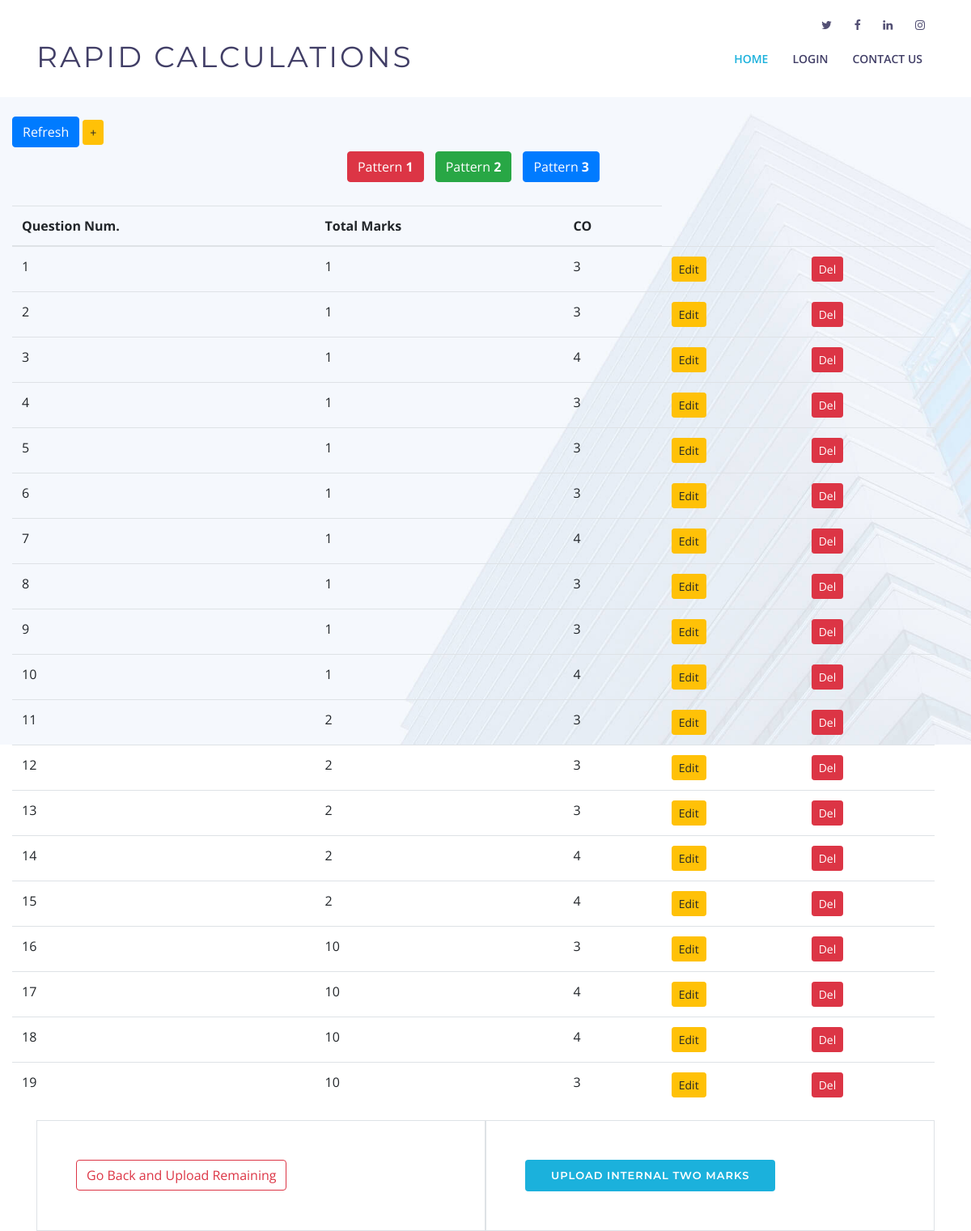
The page /upload/Subject/show_marks_internal_two/ on the database its author committed.
### pages/models.py (models this page shows, shortened)
class Total_marks(models.Model):
    qn_num = models.IntegerField(blank=False,
    validators=[MaxValueValidator(20), MinValueValidator(1)])
    marks_for_each_qn = models.IntegerField(blank=False,
    validators=[MaxValueValidator(10), MinValueValidator(1)])
    choices = (
        (1, 'CO1'),
        (2, 'CO2'),
        (3, 'CO3'),
        (4, 'CO4'),
        (5, 'CO5'),
        (6, 'CO6')
    )
    CO_for_each_qn = models.IntegerField(choices=choices, default = 1)
    class Meta:
        abstract = True

class Internal_two_Total_marks(Total_marks):
    pass

### pages/views.py (the view)
# urls.py: path('upload/Subject/show_marks_internal_two/', show_marks_internal_two, name="show_marks_internal_two"),
def show_marks_internal_two(request):
    return show_marks_attributes(request, Internal_two_Total_marks, "internal_two_marks.html")

### pages/views.py (called while the page is built)
def show_marks_attributes(request, model, html_file):
    target_stu_items = TargetCOStudent.objects.all()
    target_cls_iems = TargetCOClass.objects.all()
    items = model.objects.all()
    context = {
        'range' : range(1, Student_details.objects.count() + 1),
        'marks_items' : items,
        'target_co_stu' : target_stu_items,
        'target_co_cls' : target_cls_iems,
    }
    return render(request, html_file, context)

### templates/internal_two_marks.html (shortened to what this page needs)
<!DOCTYPE html>
<html lang="en">
<head>
  <link href="/static/pages/lib/bootstrap/css/bootstrap.min.css" rel="stylesheet">
  <link href="/static/pages/lib/font-awesome/css/font-awesome.min.css" rel="stylesheet">
  <link href="/static/pages/lib/animate/animate.min.css" rel="stylesheet">
  <link href="/static/pages/lib/ionicons/css/ionicons.min.css" rel="stylesheet">
  <link href="/static/pages/lib/owlcarousel/assets/owl.carousel.min.css" rel="stylesheet">
  <link href="/static/pages/lib/lightbox/css/lightbox.min.css" rel="stylesheet">
  <link rel="stylesheet" href="/static/pages/css/style.css" type="text/css">
</head>
<body>
  <header id="header">
    <div id="topbar">
      <div class="container">
        <div class="social-links">
          <a href="https://twitter.com/kctofficial?lang=en" class="twitter"><i class="fa fa-twitter"></i></a>
          <a href="https://www.facebook.com/KCT.edu/" class="facebook"><i class="fa fa-facebook"></i></a>
          <a href="https://in.linkedin.com/school/kct/" class="linkedin"><i class="fa fa-linkedin"></i></a>
          <a href="https://www.instagram.com/kct_84/?hl=en" class="instagram"><i class="fa fa-instagram"></i></a>
        </div>
      </div>
    </div>
    <div class="container">
      <div class="logo float-left">
        <h1 class="text-light"><a href="#intro" class="scrollto"><span>Rapid Calculations</span></a></h1>
      </div>
      <nav class="main-nav float-right d-none d-lg-block">
        <ul>
          <li class="active"><a href="{% url 'home' %}">Home</a></li>
          <li><a href="{% url 'login' %}">Login</a></li>
          <li><a href="#footer">Contact Us</a></li>
        </ul>
      </nav>
    </div>
  </header>
  <br><br><br><br><br>
  <section id="intro">
    <div class="container">
    <div class="row">
        <div class="row table-responsive">
          <br>
          <div class="button">
            <a href="{% url 'show_marks_internal_two' %}" class="btn btn-primary btn-md" role="button"> Refresh</a>
            <a href="{% url 'add_marks_internal_two' %}" class="btn btn-warning btn-sm" role="button"> +</a>
            <div class="text-center">
            <a href="{% url 'pattern_one_internal_two' %}" class="btn btn-danger btn-md" role="button" style="margin:5px;"> Pattern <strong>1</strong></a>
            <a href="#" class="btn btn-success btn-md" role="button" style="margin:5px;"> Pattern <strong>2</strong></a>
            <a href="#" class="btn btn-primary btn-md" role="button" style="margin:5px;"> Pattern <strong>3</strong></a>
          </div>
          </div>
          <br>
            <table class="table table-hover table-stripped">
              <thead>
                <tr>
                  <th>Question Num.</th>
                  <th>Total Marks</th>
                  <th>CO</th>
                </tr>
              </thead>
              <tbody>
                  {% for item in marks_items %}
                  <tr>
                    <td> {{ item.qn_num }}</td>
                    <td>{{ item.marks_for_each_qn }}</td>
                      <td>{{ item.CO_for_each_qn }}</td>
                    <td>
                      <a href="{% url 'edit_marks_internal_two' item.pk %}" class="btn btn-warning btn-sm" role="button"> Edit</a>
                    </td>
                    <td>
                      <a href="{% url 'del_marks_internal_two' item.pk %}" class="btn btn-danger btn-sm" role="button"> Del</a>
                    </td>
                  </tr>
                  {% endfor %}
              </tbody>
            </table>
      </div>
      <div class="container d-flex h-100">
        <div class="col-md-6 intro-info order-md-first order-last p-5 border">
          <a href="{% url 'select_sub' %}" class="btn btn-outline-danger scrollto"> Go Back and Upload Remaining </a>
        </div>
        <div class="col-md-6 intro-info order-md-first order-last p-5 border">
          <a href="{% url 'upload_internal_two' %}" class="btn-get-started scrollto"> Upload Internal Two Marks </a>
        </div>
      </div>
  </section>
<br><br><br><br><br>
  </body>
  </html>

### static/pages/css/style.css (style rules this page uses)
body { background: #fff; color: #444; font-family: "Open Sans", sans-serif; }
a { color: #1bb1dc; transition: 0.5s; }
h1, h2, h3, h4, h5, h6 { font-family: "Montserrat", sans-serif; font-weight: 400; margin: 0 0 20px 0; padding: 0; }
#topbar { padding: 0 0 10px 0; font-size: 14px; transition: all 0.5s; }
#topbar .social-links { text-align: right; }
#topbar .social-links a { color: #535074; padding: 4px 12px; display: inline-block; line-height: 1px; }
#topbar .social-links a:first-child { border-left: 0; }
#header { height: 110px; transition: all 0.5s; z-index: 997; transition: all 0.5s; padding: 20px 0; position: fixed; left: 0; top: 0; right: 0; transition: all 0.5s; z-index: 997; }
#header .logo h1 { font-size: 36px; margin: 0; padding: 0; line-height: 1; font-weight: 400; letter-spacing: 3px; text-transform: uppercase; }
#header .logo h1 a, #header .logo h1 a:hover { color: #413e66; text-decoration: none; }
#intro { width: 100%; height: 100vh; position: relative; background: #f5f8fd url("../img/intro-bg.jpg") center top no-repeat; background-size: cover; }
#intro .intro-info .btn-get-started, #intro .intro-info .btn-services { font-family: "Montserrat", sans-serif; font-size: 13px; font-weight: 600; text-transform: uppercase; letter-spacing: 1px; display: inline-block; padding: 10px 32px; border-radius: 4px; transition: 0.5s; color: #fff; background: #1bb1dc; color: #fff; }
.main-nav, .main-nav * { margin: 0; padding: 0; list-style: none; }
.main-nav > ul > li { position: relative; white-space: nowrap; float: left; }
.main-nav a { display: block; position: relative; color: #413e66; padding: 10px 15px; transition: 0.3s; font-size: 14px; font-family: "Open Sans", sans-serif; text-transform: uppercase; font-weight: 600; }
.main-nav a:hover, .main-nav .active > a, .main-nav li:hover > a { color: #1bb1dc; text-decoration: none; }
.mobile-nav { position: fixed; top: 0; bottom: 0; z-index: 9999; overflow-y: auto; left: -260px; width: 260px; padding-top: 18px; background: rgba(40, 38, 70, 0.8); transition: 0.4s; }
.mobile-nav * { margin: 0; padding: 0; list-style: none; }
.mobile-nav a { display: block; position: relative; color: #fff; padding: 10px 20px; font-weight: 500; }
.mobile-nav a:hover, .mobile-nav .active > a, .mobile-nav li:hover > a { color: #8dc2fa; text-decoration: none; }
@media (min-width: 992px) { #intro .intro-info { padding-top: 80px; } }

### rows shown on the page
Internal_two_Total_marks: qn_num "1", marks_for_each_qn "1", CO_for_each_qn "3"
Internal_two_Total_marks: qn_num "2", marks_for_each_qn "1", CO_for_each_qn "3"
Internal_two_Total_marks: qn_num "3", marks_for_each_qn "1", CO_for_each_qn "4"
Internal_two_Total_marks: qn_num "4", marks_for_each_qn "1", CO_for_each_qn "3"
Internal_two_Total_marks: qn_num "5", marks_for_each_qn "1", CO_for_each_qn "3"
Internal_two_Total_marks: qn_num "6", marks_for_each_qn "1", CO_for_each_qn "3"
Internal_two_Total_marks: qn_num "7", marks_for_each_qn "1", CO_for_each_qn "4"
Internal_two_Total_marks: qn_num "8", marks_for_each_qn "1", CO_for_each_qn "3"
Internal_two_Total_marks: qn_num "9", marks_for_each_qn "1", CO_for_each_qn "3"
Internal_two_Total_marks: qn_num "10", marks_for_each_qn "1", CO_for_each_qn "4"
Internal_two_Total_marks: qn_num "11", marks_for_each_qn "2", CO_for_each_qn "3"
Internal_two_Total_marks: qn_num "12", marks_for_each_qn "2", CO_for_each_qn "3"
Internal_two_Total_marks: qn_num "13", marks_for_each_qn "2", CO_for_each_qn "3"
Internal_two_Total_marks: qn_num "14", marks_for_each_qn "2", CO_for_each_qn "4"
Internal_two_Total_marks: qn_num "15", marks_for_each_qn "2", CO_for_each_qn "4"
Internal_two_Total_marks: qn_num "16", marks_for_each_qn "10", CO_for_each_qn "3"
Internal_two_Total_marks: qn_num "17", marks_for_each_qn "10", CO_for_each_qn "4"
Internal_two_Total_marks: qn_num "18", marks_for_each_qn "10", CO_for_each_qn "4"
Internal_two_Total_marks: qn_num "19", marks_for_each_qn "10", CO_for_each_qn "3"
